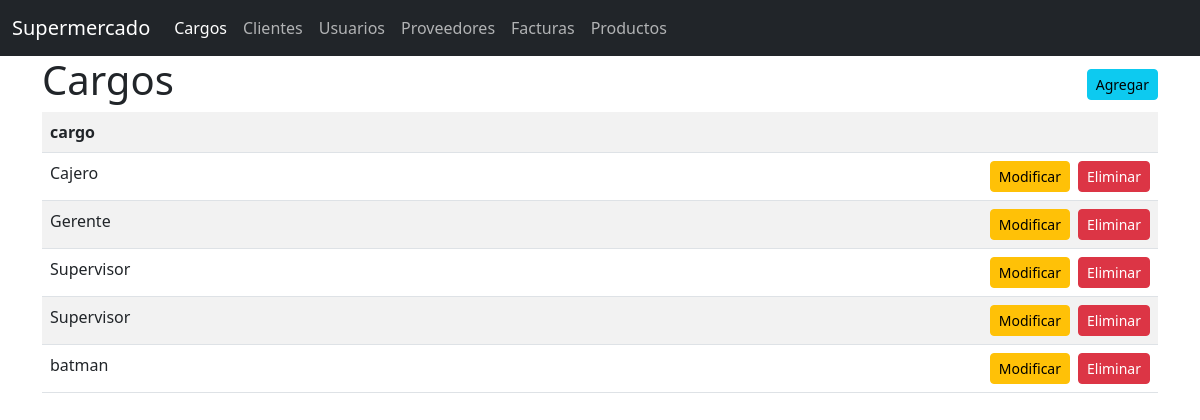
The page /general/cargos/ on the database its author committed.
### General/models.py (models this page shows, shortened)
class Cargo(models.Model):
    uuid =  models.UUIDField(primary_key=True, unique=True, default=uuid4)
    name = models.CharField(max_length=100)
    status =  models.BooleanField(default=True)
    createdAt = models.DateTimeField(auto_now_add=True)
    updatedAt = models.DateTimeField(auto_now=True)

### General/views.py (the view)
# urls.py: path('cargos/', ObtenerCargos.as_view(), name='listar_cargos'),
class ObtenerCargos(View):
    def get(self, request):
        cargos = Cargo.objects.all()
        return render(request, 'cargos/listar_cargos.html',{'cargos':cargos})

### General/templates/cargos/listar_cargos.html
{% extends 'base.html' %}
{% block body %}
    <div class="d-flex justify-content-between align-items-center">
        <h1>Cargos</h1>
        <a class="btn btn-info btn-sm " href="{% url 'agregar_cargos' %}">Agregar</a>
    </div>
    <table class="table table-striped ">
        <tr>
            <th>cargo</th>
            <th>
</th>
        </tr>
        {% for cargo in cargos %}
        <tr>
            <td>{{cargo.name}}</td>
            <td>
                <div class="gap-2  d-flex justify-content-end">
                    <a href="{% url 'actualizar_cargos' cargo.uuid  %}" class="btn btn-warning btn-sm">Modificar</a>
                    <a href="#" class="btn btn-danger btn-sm">Eliminar</a>
                    </div>
            </td>
        </tr>
        {% endfor %}
    </table>
{% endblock %}

### rows shown on the page
Cargo: name "Cajero"
Cargo: name "Gerente"
Cargo: name "Supervisor"
Cargo: name "Supervisor"
Cargo: name "batman"
